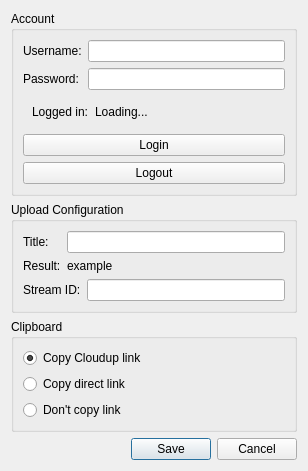
<?xml version="1.0" encoding="UTF-8"?>

<ui version="4.0">
    <class>Dialog</class>

    <widget class="QDialog" name="Dialog">
        <property name="geometry">
            <rect>
                <x>0</x>
                <y>0</y>
                <width>308</width>
                <height>306</height>
            </rect>
        </property>

        <property name="sizePolicy">
            <sizepolicy hsizetype="Fixed" vsizetype="Fixed">
                <horstretch>0</horstretch>
                <verstretch>0</verstretch>
            </sizepolicy>
        </property>

        <property name="windowTitle">
            <string>Cloudup - Settings</string>
        </property>

        <layout class="QVBoxLayout" name="verticalLayout">
            <!-- Cloudup Account -->
            <item>
                <widget class="QGroupBox" name="group_account">
                    <property name="title">
                        <string>Account</string>
                    </property>

                    <layout class="QVBoxLayout" name="verticaLayout_1">
                        <item>
                            <layout class="QFormLayout" name="formLayout">
                                <!-- Username -->
                                <item row="1" column="0">
                                    <widget class="QLabel" name="label_username">
                                        <property name="text">
                                            <string>Username:</string>
                                        </property>
                                    </widget>
                                </item>

                                <item row="1" column="1">
                                    <widget class="QLineEdit" name="input_username" />
                                </item>

                                <!-- Password -->
                                <item row="2" column="0">
                                    <widget class="QLabel" name="label_password">
                                        <property name="text">
                                            <string>Password:</string>
                                        </property>
                                    </widget>
                                </item>

                                <item row="2" column="1">
                                    <widget class="QLineEdit" name="input_password">
                                        <property name="echoMode">
                                            <enum>QLineEdit::Password</enum>
                                        </property>
                                    </widget>
                                </item>
                            </layout>
                        </item>

                        <!-- Logged in user -->
                        <item>
                            <widget class="QWidget" name="widget_user" native="true">
                                <layout class="QFormLayout" name="form_user">
                                    <item row="0" column="0">
                                        <widget class="QLabel" name="label_user">
                                            <property name="text">
                                                <string>Logged in:</string>
                                            </property>
                                        </widget>
                                    </item>

                                    <item row="0" column="1">
                                        <widget class="QLabel" name="label_username">
                                            <property name="text">
                                                <string>Loading...</string>
                                            </property>
                                        </widget>
                                    </item>
                                </layout>
                            </widget>
                        </item>

                        <!-- Login button -->
                        <item>
                            <widget class="QPushButton" name="button_authenticate">
                                <property name="text">
                                    <string>Login</string>
                                </property>

                                <property name="checkable">
                                    <bool>false</bool>
                                </property>
                            </widget>
                        </item>

                        <!-- Logout button -->
                        <item>
                            <widget class="QPushButton" name="widget_loggedIn" native="true">
                                <property name="text">
                                    <string>Logout</string>
                                </property>
                            </widget>
                        </item>
                    </layout>
                </widget>
            </item>

            <!-- Upload Configuration -->
            <item>
                <widget class="QGroupBox" name="group_upload">
                    <property name="title">
                        <string>Upload Configuration</string>
                    </property>

                    <layout class="QVBoxLayout" name="vericalLayout_2">
                        <item>
                            <layout class="QFormLayout" name="formLayout_2">
                                <property name="fieldGrowthPolicy">
                                    <enum>QFormLayout::AllNonFixedFieldsGrow</enum>
                                </property>

                                <!-- Image title -->
                                <item row="1" column="0">
                                    <widget class="QLabel" name="label_name">
                                        <property name="text">
                                            <string>Title:</string>
                                        </property>
                                    </widget>
                                </item>

                                <item row="1" column="1">
                                    <widget class="QLineEdit" name="input_name">
                                        <property name="text">
                                            <string extracomment="Hlap" />
                                        </property>
                                    </widget>
                                </item>

                                <!-- Title result -->
                                <item row="2" column="0">
                                    <widget class="QLabel" name="label_result">
                                        <property name="text">
                                            <string>Result:</string>
                                        </property>
                                    </widget>
                                </item>
                                
                                <item row="2" column="1">
                                    <widget class="QLabel" name="label_example">
                                        <property name="text">
                                            <string>example</string>
                                        </property>
                                    </widget>
                                </item>
                            </layout>
                        </item>

                        <!-- Upload stream -->
                        <item>
                            <layout class="QFormLayout" name="formLayout_2">
                                <property name="fieldGrowthPolicy">
                                    <enum>QFormLayout::AllNonFixedFieldsGrow</enum>
                                </property>

                                <item row="1" column="0">
                                    <widget class="QLabel" name="label_stream">
                                        <property name="text">
                                            <string>Stream ID:</string>
                                        </property>
                                    </widget>
                                </item>

                                <item row="1" column="1">
                                    <widget class="QLineEdit" name="input_stream">
                                        <property name="text">
                                            <string extracomment="Hlap" />
                                        </property>
                                    </widget>
                                </item>
                            </layout>
                        </item>
                    </layout>
                </widget>
            </item>

            <!-- Clipboard -->
            <item>
                <widget class="QGroupBox" name="group_clipboard">
                    <property name="title">
                        <string>Clipboard</string>
                    </property>

                    <layout class="QVBoxLayout" name="verticalLayout_3">
                        <!-- Cloudup Link -->
                        <item>
                            <widget class="QRadioButton" name="radio_cloudup">
                                <property name="text">
                                    <string>Copy Cloudup link</string>
                                </property>

                                <property name="checked">
                                    <bool>true</bool>
                                </property>
                            </widget>
                        </item>

                        <!-- Direct Link -->
                        <item>
                            <widget class="QRadioButton" name="radio_direct">
                                <property name="text">
                                    <string>Copy direct link</string>
                                </property>
                            </widget>
                        </item>

                        <!-- Don't copy anything -->
                        <item>
                            <widget class="QRadioButton" name="radio_nothing">
                                <property name="text">
                                    <string>Don't copy link</string>
                                </property>
                            </widget>
                        </item>
                    </layout>
                </widget>
            </item>

            <!-- Confirmation. -->
            <item>
                <widget class="QDialogButtonBox" name="buttonBox">
                    <property name="orientation">
                        <enum>Qt::Horizontal</enum>
                    </property>

                    <property name="standardButtons">
                        <set>QDialogButtonBox::Cancel|QDialogButtonBox::Save</set>
                    </property>
                </widget>
            </item>
        </layout>
    </widget>

    <tabstops>
        <tabstop>input_username</tabstop>
        <tabstop>input_password</tabstop>
        <tabstop>input_name</tabstop>
        <tabstop>radio_cloudup</tabstop>
        <tabstop>radio_direct</tabstop>
        <tabstop>radio_nothing</tabstop>
        <tabstop>buttonBox</tabstop>
    </tabstops>

    <resources/>

    <connections>
        <connection>
            <sender>buttonBox</sender>
            <signal>accepted()</signal>
            <receiver>Dialog</receiver>
            <slot>accept()</slot>

            <hints>
                <hint type="sourceLabel">
                    <x>236</x>
                    <y>299</y>
                </hint>

                <hint type="destinationLabel">
                    <x>157</x>
                    <y>274</y>
                </hint>
            </hints>
        </connection>

        <connection>
            <sender>buttonBox</sender>
            <signal>rejected()</signal>
            <receiver>Dialog</receiver>
            <slot>reject()</slot>

            <hints>
                <hint type="sourceLabel">
                    <x>286</x>
                    <y>299</y>
                </hint>

                <hint type="destinationLabel">
                    <x>286</x>
                    <y>274</y>
                </hint>
            </hints>
        </connection>
    </connections>
</ui>
